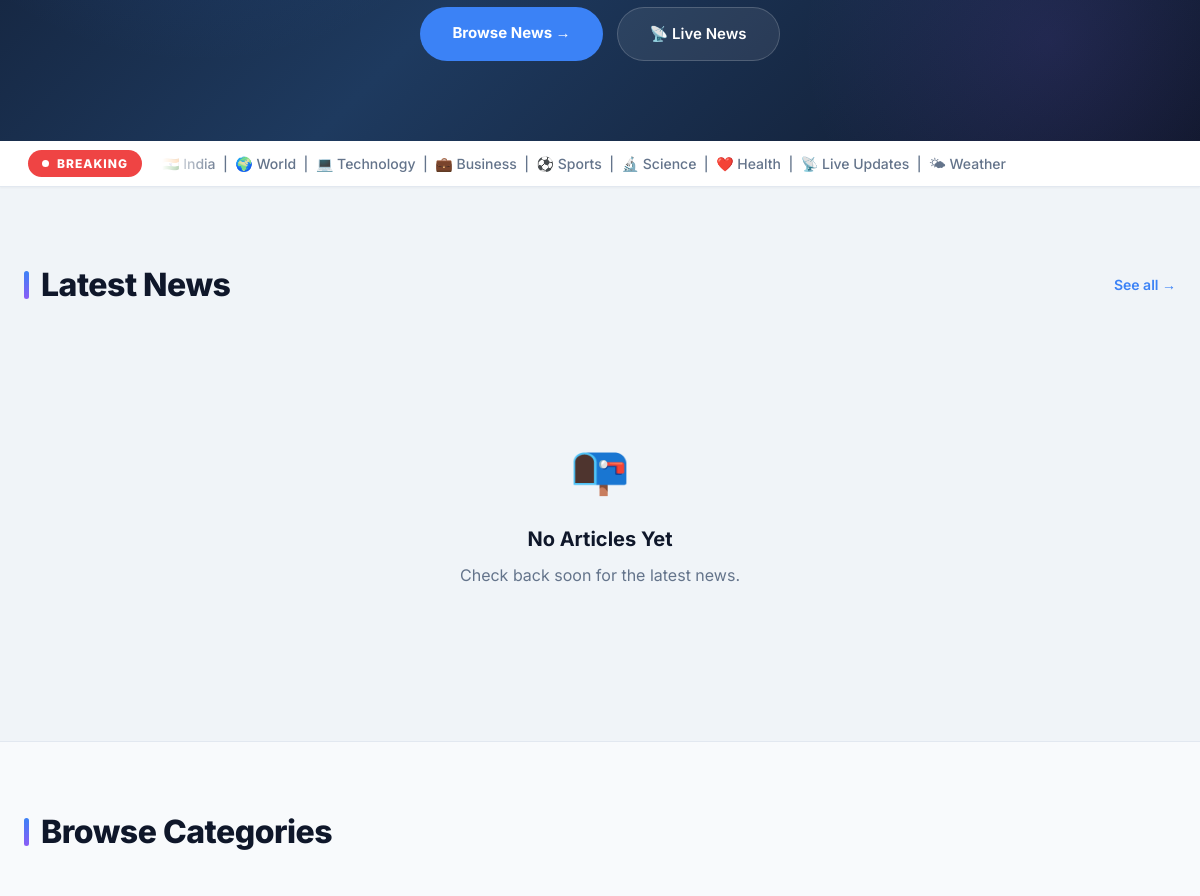
Before: /home/ (signed in, middle part) with the older database file.
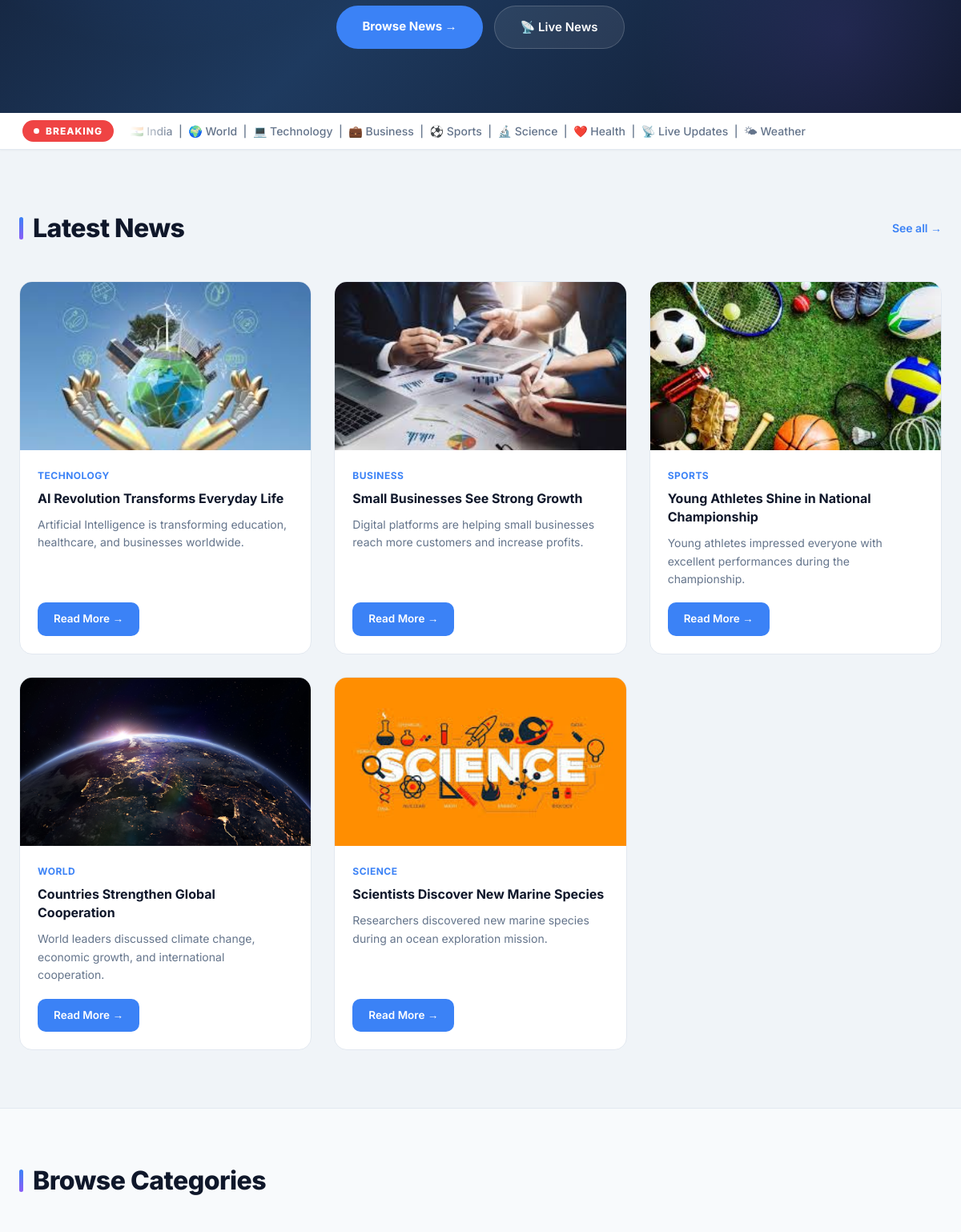
After: the same page with the newer database file.
### news/models.py (models this page shows, shortened)
class Article(models.Model):
    category = models.ForeignKey(Category,on_delete=models.CASCADE)
    author = models.ForeignKey(User,on_delete=models.CASCADE)
    title = models.CharField(max_length=300)
    slug = models.SlugField(unique=True)
    summary = models.TextField()
    content = models.TextField()
    image = models.ImageField(upload_to='news/')
    created_at = models.DateTimeField(auto_now_add=True)
    updated_at = models.DateTimeField(auto_now=True)
    is_trending = models.BooleanField(default=False)

class Category(models.Model):
    name = models.CharField(max_length=100)
    image = models.ImageField(upload_to="category/")

### news/views.py (the view)
# urls.py: 2. Add a URL to urlpatterns:  path('', views.home, name='home')
@login_required
def home(request):
    articles = Article.objects.all()
    return render(request, "news/home.html", {
        "articles": articles
    })

### news/templates/news/home.html (shortened to what this page needs)
{% extends 'base.html' %}
{% load static %}
{% block css %}
<link rel="stylesheet" href="{% static 'css/home.css' %}?v=4">
{% endblock %}
{% block content %}
<section class="hero">
  <div class="hero-cta">
    <a href="{% url 'current_affairs' %}" class="btn-hero-primary">Browse News →</a>
    <a href="{% url 'live_news' %}" class="btn-hero-secondary">📡 Live News</a>
  </div>
</section>
<div class="breaking-news">
  <div class="breaking-label">
    <span class="breaking-dot"></span>
    Breaking
  </div>
  <div class="ticker-wrapper">
    <div class="ticker-content">
      🇮🇳 India &nbsp;|&nbsp; 🌍 World &nbsp;|&nbsp; 💻 Technology &nbsp;|&nbsp; 💼 Business &nbsp;|&nbsp; ⚽ Sports &nbsp;|&nbsp; 🔬 Science &nbsp;|&nbsp; ❤️ Health &nbsp;|&nbsp; 📡 Live Updates &nbsp;|&nbsp; 🌤 Weather
    </div>
  </div>
</div>
<section class="home-section">
  <div class="section-title-row">
    <h2>Latest News</h2>
    <a href="{% url 'current_affairs' %}" class="see-all-link">See all →</a>
  </div>
  <div class="card-container">
    {% for article in articles %}
    <div class="card">
      {% if article.image %}
      <img src="{{ article.image.url }}" alt="{{ article.title }}" onerror="this.onerror=null; this.src='https://placehold.co/600x400?text=NewsHub';">
      {% else %}
      <img src="https://placehold.co/600x400?text=NewsHub" alt="Placeholder">
      {% endif %}
      <div class="card-content">
        <h3>{{ article.category.name }}</h3>
        <h4>{{ article.title }}</h4>
        <p>{{ article.summary|truncatechars:120 }}</p>
        <a href="{% url 'article_detail' article.id %}" class="btn">Read More →</a>
      </div>
    </div>
    {% empty %}
    <div class="no-articles">
      <div class="empty-icon">📭</div>
      <h3>No Articles Yet</h3>
      <p>Check back soon for the latest news.</p>
    </div>
    {% endfor %}
  </div>
</section>
<section class="categories-section">
  <div class="home-section categories-inner">
    <div class="section-title-row">
      <h2>Browse Categories</h2>
    </div>
  </div>
</section>
{% endblock %}

Changed rows visible on the page:
added Article: image (picture), category.name "TECHNOLOGY", title "AI Revolution Transforms Everyday Life", summary "Artificial Intelligence is transforming education, healthcare, and businesses worldwide."
added Article: image (picture), category.name "BUSINESS", title "Small Businesses See Strong Growth", summary "Digital platforms are helping small businesses reach more customers and increase profits."
added Article: image (picture), category.name "SPORTS", title "Young Athletes Shine in National Championship", summary "Young athletes impressed everyone with excellent performances during the championship."
added Article: image (picture), category.name "WORLD", title "Countries Strengthen Global Cooperation", summary "World leaders discussed climate change, economic growth, and international cooperation."
added Article: image (picture), category.name "SCIENCE", title "Scientists Discover New Marine Species", summary "Researchers discovered new marine species during an ocean exploration mission."
Other visible differences:
text no longer shown: "📭 No Articles Yet Check back soon for the latest news."
